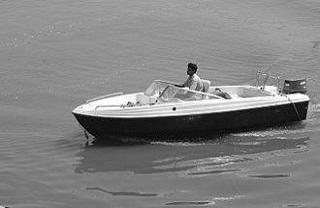
#> input picture Computer Vision/images/boat.jpg, 320 x 208 px
$ python HW5.py
#> lines starting #> are read from the running program, lines starting #| are printed output that depends on the picture
import numpy as np
import pywt
import cv2
import matplotlib.pyplot as plt

img = cv2.imread("./images/boat.jpg")
#> img is the input picture: shape (208, 320, 3); min 0, max 255, mean 129.9
img = cv2.resize(img, (320, 208))
img = cv2.cvtColor(img, cv2.COLOR_BGR2GRAY).astype(np.float32)
#> img: shape (208, 320) float32
Coefficients = pywt.dwt2(img, 'haar')

# cA:Low Frequency
# cH:Horizontal High Frequency
# cV:Vertical High Frequency
# cD:Diagonal High Frequency
cA, (cH, cV, cD) = Coefficients
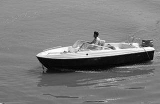
#> cA: shape (104, 160) float32; min 19.5, max 507.5, mean 259.9; drawn with min black and max white
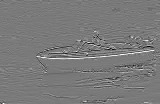
#> cH: shape (104, 160) float32; min -127, max 137.5, mean 0.1; drawn with min black and max white
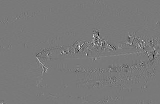
#> cV: shape (104, 160) float32; min -137.5, max 150.5, mean 0; drawn with min black and max white
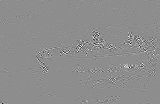
#> cD: shape (104, 160) float32; min -61, max 49, mean 0; drawn with min black and max white

AH = np.concatenate([cA, cH+255], axis=1)
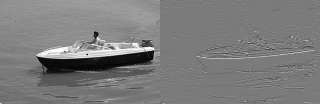
#> AH: shape (104, 320) float32; min 19.5, max 507.5, mean 257.5; drawn with min black and max white
VD = np.concatenate([cV+255, cD+255], axis=1)
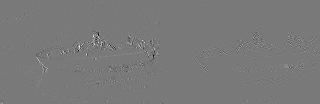
#> VD: shape (104, 320) float32; min 117.5, max 405.5, mean 255; drawn with min black and max white
subband_images = np.concatenate([AH, VD], axis=0)
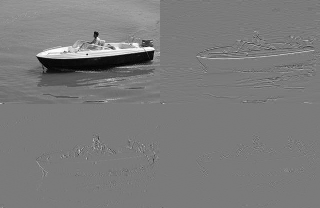
#> subband_images: shape (208, 320) float32; min 19.5, max 507.5, mean 256.2; drawn with min black and max white

re_img = pywt.idwt2(Coefficients, 'haar')

plt.imshow(subband_images, 'gray')
plt.title('subband_images')
plt.show()
